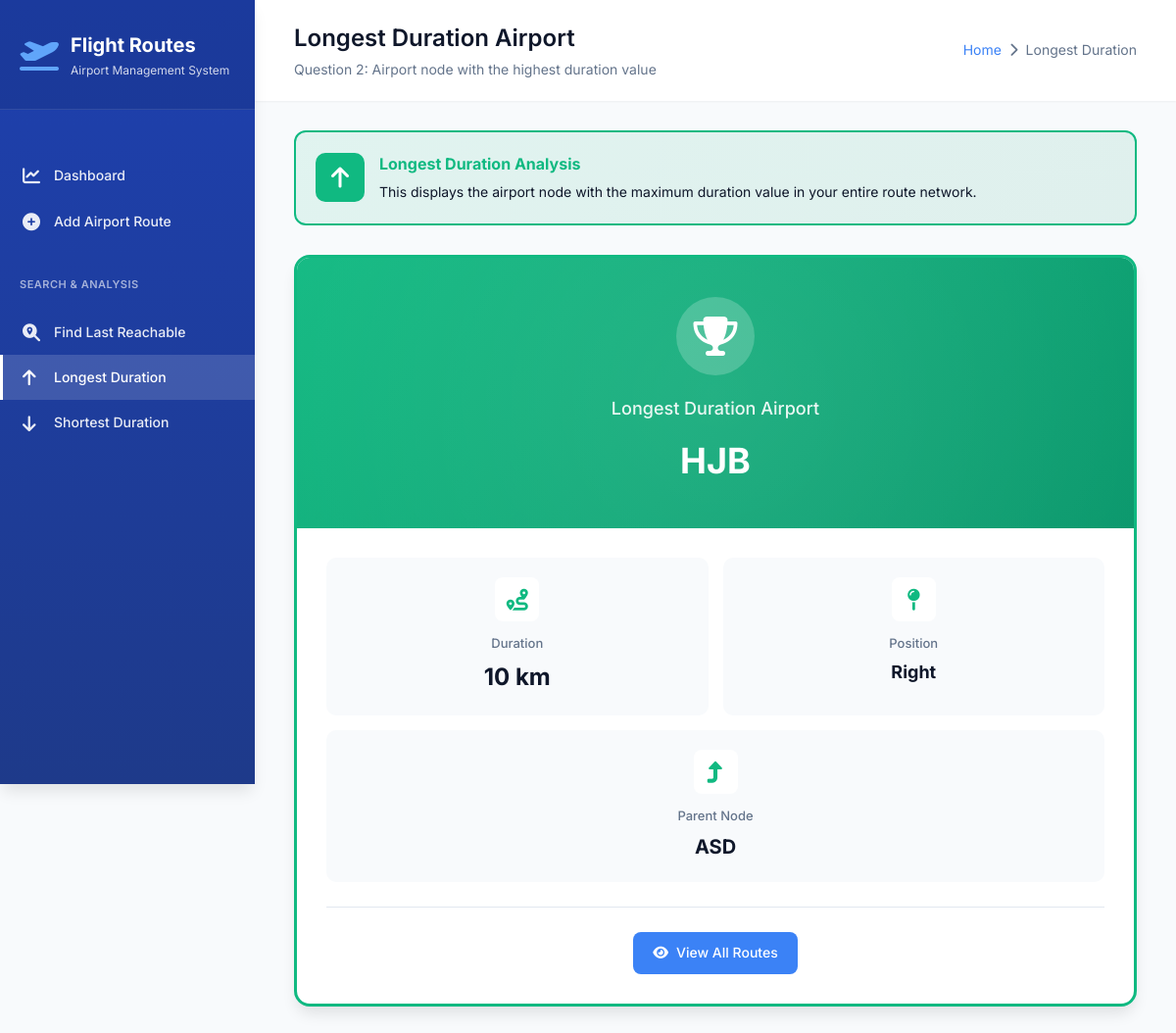
Screenshot of /longest-duration/ with the database file from the repository.
### airport_app/models.py (models this page shows, shortened)
class AirportRoute(models.Model):
    POSITION_CHOICES = (
        ('ROOT', 'Root'),
        ('L', 'Left'),
        ('R', 'Right'),
    )
    airport_code = models.CharField(
        max_length=10,
        help_text="Airport code (e.g., DXB, JFK, ABC)"
    )
    parent = models.ForeignKey(
        "self",
        on_delete=models.CASCADE,
        null=True,
        blank=True,
        related_name="children",
        help_text="Parent airport node"
    )
    position = models.CharField(
        max_length=5,
        choices=POSITION_CHOICES,
        help_text="Position relative to parent"
    )
    duration = models.IntegerField(
        default=0,
        help_text="Duration/Distance in km"
    )
    created_at = models.DateTimeField(auto_now_add=True)
    updated_at = models.DateTimeField(auto_now=True)
    class Meta:
        ordering = ['created_at']
        verbose_name = "Airport Route"
        verbose_name_plural = "Airport Routes"
    @staticmethod
    def get_longest_duration_node():
        return AirportRoute.objects.order_by('-duration').first()

### airport_app/views.py (the view)
# urls.py: path('longest-duration/', views.longest_duration, name='longest_duration'),
def longest_duration(request):
    node = AirportRoute.get_longest_duration_node()
    context = {
        'node': node,
    }
    return render(request, 'flight_routes/longest_duration.html', context)

### airport_app/templates/flight_routes/longest_duration.html (shortened to what this page needs)
{% extends 'flight_routes/base.html' %}
{% block page_title %}Longest Duration Airport{% endblock %}
{% block page_subtitle %}Question 2: Airport node with the highest duration value{% endblock %}
{% block breadcrumb %}
{{ block.super }} <i class="fas fa-chevron-right"></i> <span>Longest Duration</span>
{% endblock %}
{% block content %}
<div class="result-container">
    <div class="info-banner">
        <div class="info-banner-icon">
            <i class="fas fa-arrow-up"></i>
        </div>
        <div class="info-banner-content">
            <h4>Longest Duration Analysis</h4>
            <p>This displays the airport node with the maximum duration value in your entire route network.</p>
        </div>
    </div>
    {% if node %}
    <div class="champion-card">
        <div class="champion-header">
            <div class="trophy-icon">
                <i class="fas fa-trophy"></i>
            </div>
            <div class="champion-title">Longest Duration Airport</div>
            <h1 class="champion-code">{{ node.airport_code }}</h1>
        </div>
        <div class="champion-body">
            <div class="stat-grid">
                <div class="stat-box">
                    <div class="stat-icon">
                        <i class="fas fa-route"></i>
                    </div>
                    <div class="stat-label">Duration</div>
                    <div class="stat-value">{{ node.duration }} km</div>
                </div>
                <div class="stat-box">
                    <div class="stat-icon">
                        <i class="fas fa-map-pin"></i>
                    </div>
                    <div class="stat-label">Position</div>
                    <div class="stat-value" style="font-size: 18px;">
                        {{ node.get_position_display }}
                    </div>
                </div>
                {% if node.parent %}
                <div class="stat-box" style="grid-column: span 2;">
                    <div class="stat-icon">
                        <i class="fas fa-level-up-alt"></i>
                    </div>
                    <div class="stat-label">Parent Node</div>
                    <div class="stat-value" style="font-size: 20px;">
                        {{ node.parent.airport_code }}
                    </div>
                </div>
                {% endif %}
            </div>
            <div style="margin-top: 25px; padding-top: 25px; border-top: 1px solid var(--border-color); text-align: center;">
                <a href="{% url 'add_route' %}" class="btn btn-primary">
                    <i class="fas fa-eye"></i> View All Routes
                </a>
            </div>
        </div>
    </div>
    {% endif %}
</div>
{% endblock %}

### rows the page displays
AirportRoute: airport_code "HJB", duration "10", position "Right", parent.airport_code "ASD"
